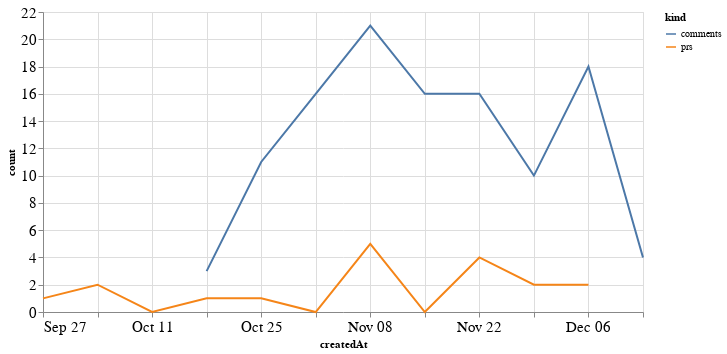

Here is the notebook cell this chart was saved with:
### Code cell
alt.Chart(total_time, width=600).mark_line().encode(
    x='createdAt',
    y='count',
    color='kind'
)

### Figure 1 — Vega-Lite specification as saved in the notebook (floating-point values rounded to 4 significant figures)
{"config": {"axisLeft": {"labelFontSize": 15}, "axisBottom": {"labelFontSize": 15}}, "data": {"name": "data-a008b90e534804a8367ebe449cdb78d5"}, "mark": "line", "encoding": {"color": {"type": "nominal", "field": "kind"}, "x": {"type": "temporal", "field": "createdAt"}, "y": {"type": "quantitative", "field": "count"}}, "width": 600, "$schema": "https://vega.github.io/schema/vega-lite/v4.8.1.json", "datasets": {"data-a008b90e534804a8367ebe449cdb78d5": [{"createdAt": "2020-09-27T00:00:00", "kind": "prs", "count": 1.0}, {"createdAt": "2020-10-04T00:00:00", "kind": "prs", "count": 2.0}, {"createdAt": "2020-10-11T00:00:00", "kind": "prs", "count": 0.0}, {"createdAt": "2020-10-18T00:00:00", "kind": "prs", "count": 1.0}, {"createdAt": "2020-10-25T00:00:00", "kind": "prs", "count": 1.0}, {"createdAt": "2020-11-01T00:00:00", "kind": "prs", "count": 0.0}, {"createdAt": "2020-11-08T00:00:00", "kind": "prs", "count": 5.0}, {"createdAt": "2020-11-15T00:00:00", "kind": "prs", "count": 0.0}, {"createdAt": "2020-11-22T00:00:00", "kind": "prs", "count": 4.0}, {"createdAt": "2020-11-29T00:00:00", "kind": "prs", "count": 2.0}, {"createdAt": "2020-12-06T00:00:00", "kind": "prs", "count": 2.0}, {"createdAt": "2020-12-13T00:00:00", "kind": "prs", "count": null}, {"createdAt": "2020-09-27T00:00:00", "kind": "comments", "count": null}, {"createdAt": "2020-10-04T00:00:00", "kind": "comments", "count": null}, {"createdAt": "2020-10-11T00:00:00", "kind": "comments", "count": null}, {"createdAt": "2020-10-18T00:00:00", "kind": "comments", "count": 3.0}, {"createdAt": "2020-10-25T00:00:00", "kind": "comments", "count": 11.0}, {"createdAt": "2020-11-01T00:00:00", "kind": "comments", "count": 16.0}, {"createdAt": "2020-11-08T00:00:00", "kind": "comments", "count": 21.0}, {"createdAt": "2020-11-15T00:00:00", "kind": "comments", "count": 16.0}, {"createdAt": "2020-11-22T00:00:00", "kind": "comments", "count": 16.0}, {"createdAt": "2020-11-29T00:00:00", "kind": "comments", "count": 10.0}, {"createdAt": "2020-12-06T00:00:00", "kind": "comments", "count": 18.0}, {"createdAt": "2020-12-13T00:00:00", "kind": "comments", "count": 4.0}]}}
